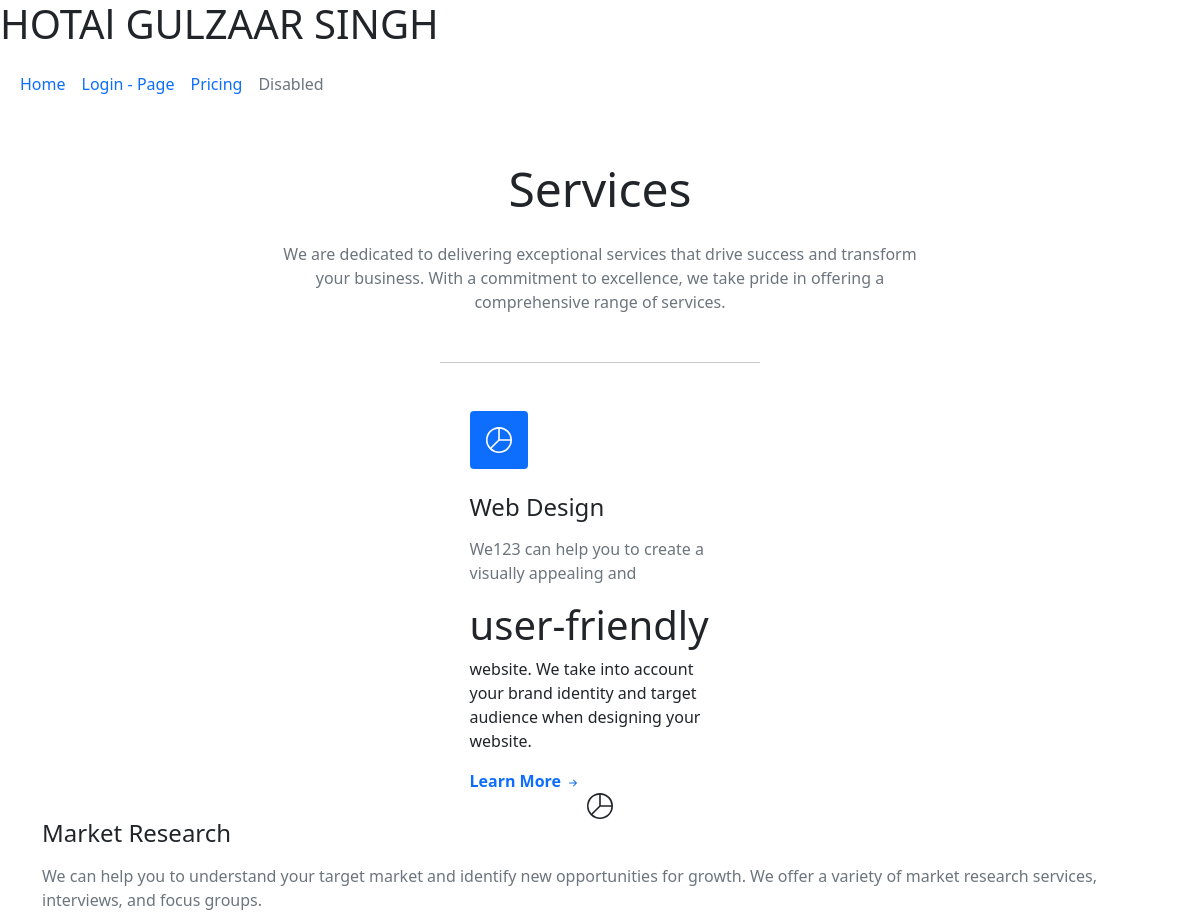
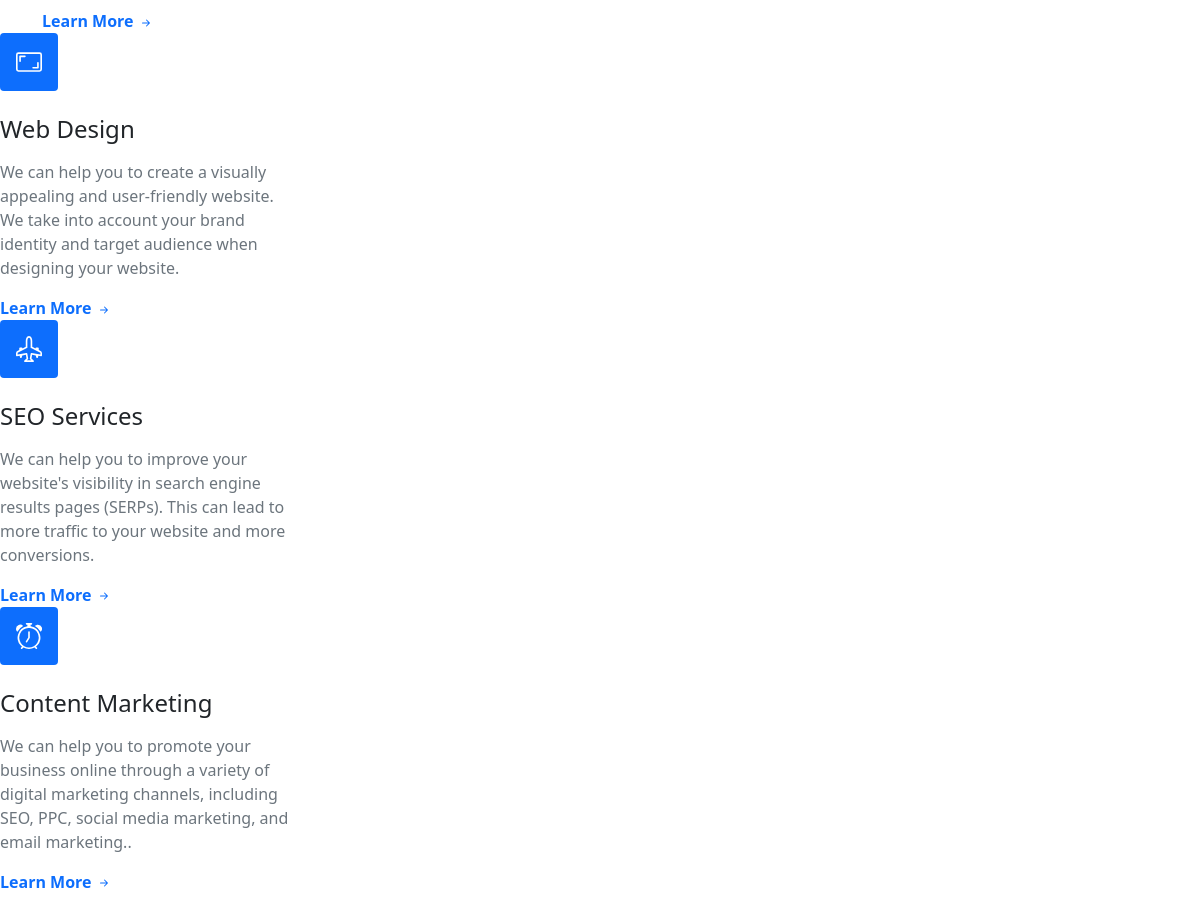
Page /hotalapp/home/ on the committed database (2 pictures, top to bottom).
### Hotal/models.py (models this page shows)
class Hotal(models.Model):
    Hotal_icon = models.CharField( max_length=50)
    Hotal_title = models.CharField(max_length=50)
    Hotal_des = models.TextField()

### Hotal/views.py (the view)
# urls.py: path('home/',views.home),
def home(request):
    Hotal_data = Hotal.objects.all().order_by('-Hotal_title')
    data = {
        'data':Hotal_data
    }
    return render(request,'app_home.html',data)

### templates/app_home.html (shortened to what this page needs)
<!doctype html>
<html lang="en">
  <head>
    <link href="https://cdn.jsdelivr.net/npm/bootstrap@5.0.2/dist/css/bootstrap.min.css" rel="stylesheet">
  </head>
  <body>
    <h1>HOTAl GULZAAR SINGH</h1>
    <nav class="navbar navbar-expand-lg bg-body-tertiary">
  <div class="container-fluid">
    <div class="collapse navbar-collapse" id="navbarNav">
      <ul class="navbar-nav">
        <li class="nav-item">
          <a class="nav-link active" aria-current="page" href="#">Home</a>
        </li>
        <li class="nav-item">
          <a class="nav-link" href="/hotalapp/login">Login - Page</a>
        </li>
        <li class="nav-item">
          <a class="nav-link" href="#">Pricing</a>
        </li>
        <li class="nav-item">
          <a class="nav-link disabled" aria-disabled="true">Disabled</a>
        </li>
      </ul>
    </div>
  </div>
</nav>
<section class="py-5 py-xl-8">
  <div class="container">
    <div class="row justify-content-md-center">
      <div class="col-12 col-md-10 col-lg-8 col-xl-7 col-xxl-6">
        <h2 class="mb-4 display-5 text-center">Services</h2>
        <p class="text-secondary mb-5 text-center">We are dedicated to delivering exceptional services that drive success and transform your business. With a commitment to excellence, we take pride in offering a comprehensive range of services.</p>
        <hr class="w-50 mx-auto mb-5 mb-xl-9 border-dark-subtle">
      </div>
    </div>
  </div>
  <div class="container overflow-hidden">
    <div class="row gy-5 gx-md-4 gy-lg-0 gx-xxl-5 justify-content-center">
      <div class="col-11 col-sm-6 col-lg-3">
        <div class="badge bg-primary p-3 mb-4">
          {% for n in data %}
        </div>
        <h4 class="mb-3">{{n.Hotal_title}}</h4>
        <p class="mb-3 text-secondary">{{n.Hotal_des | safe}}</p>
        <a href="#!" class="fw-bold text-decoration-none link-primary">
          Learn More
          <svg xmlns="http://www.w3.org/2000/svg" width="16" height="16" fill="currentColor" class="bi bi-arrow-right-short" viewBox="0 0 16 16">
            <path fill-rule="evenodd" d="M4 8a.5.5 0 0 1 .5-.5h5.793L8.146 5.354a.5.5 0 1 1 .708-.708l3 3a.5.5 0 0 1 0 .708l-3 3a.5.5 0 0 1-.708-.708L10.293 8.5H4.5A.5.5 0 0 1 4 8z" />
          </svg>
        </a>
      </div>
      {% endfor %}
      <div class="col-11 col-sm-6 col-lg-3">
        <div class="badge bg-primary p-3 mb-4">
        </div>
        <h4 class="mb-3">Web Design</h4>
        <p class="mb-3 text-secondary">We can help you to create a visually appealing and user-friendly website. We take into account your brand identity and target audience when designing your website.</p>
        <a href="#!" class="fw-bold text-decoration-none link-primary">
          Learn More
          <svg xmlns="http://www.w3.org/2000/svg" width="16" height="16" fill="currentColor" class="bi bi-arrow-right-short" viewBox="0 0 16 16">
            <path fill-rule="evenodd" d="M4 8a.5.5 0 0 1 .5-.5h5.793L8.146 5.354a.5.5 0 1 1 .708-.708l3 3a.5.5 0 0 1 0 .708l-3 3a.5.5 0 0 1-.708-.708L10.293 8.5H4.5A.5.5 0 0 1 4 8z" />
          </svg>
        </a>
      </div>
      <div class="col-11 col-sm-6 col-lg-3">
        <div class="badge bg-primary p-3 mb-4">
        </div>
        <h4 class="mb-3">SEO Services</h4>
        <p class="mb-3 text-secondary">We can help you to improve your website's visibility in search engine results pages (SERPs). This can lead to more traffic to your website and more conversions.</p>
        <a href="#!" class="fw-bold text-decoration-none link-primary">
          Learn More
          <svg xmlns="http://www.w3.org/2000/svg" width="16" height="16" fill="currentColor" class="bi bi-arrow-right-short" viewBox="0 0 16 16">
            <path fill-rule="evenodd" d="M4 8a.5.5 0 0 1 .5-.5h5.793L8.146 5.354a.5.5 0 1 1 .708-.708l3 3a.5.5 0 0 1 0 .708l-3 3a.5.5 0 0 1-.708-.708L10.293 8.5H4.5A.5.5 0 0 1 4 8z" />
          </svg>
        </a>
      </div>
      <div class="col-11 col-sm-6 col-lg-3">
        <div class="badge bg-primary p-3 mb-4">
        </div>
        <h4 class="mb-3">Content Marketing</h4>
        <p class="mb-3 text-secondary">We can help you to promote your business online through a variety of digital marketing channels, including SEO, PPC, social media marketing, and email marketing..</p>
        <a href="#!" class="fw-bold text-decoration-none link-primary">
          Learn More
          <svg xmlns="http://www.w3.org/2000/svg" width="16" height="16" fill="currentColor" class="bi bi-arrow-right-short" viewBox="0 0 16 16">
            <path fill-rule="evenodd" d="M4 8a.5.5 0 0 1 .5-.5h5.793L8.146 5.354a.5.5 0 1 1 .708-.708l3 3a.5.5 0 0 1 0 .708l-3 3a.5.5 0 0 1-.708-.708L10.293 8.5H4.5A.5.5 0 0 1 4 8z" />
          </svg>
        </a>
      </div>
</section>
  </body>
</html>

### rows in the picture
Hotal: Hotal_title "Web Design", Hotal_des "We123 can help you to create a visually appealing and user-friendly website. We take into account your brand identity and target audience when designing your website."
Hotal: Hotal_title "Market Research", Hotal_des "We can help you to understand your target market and identify new opportunities for growth. We offer a variety of market research services, interviews, and focus groups."
